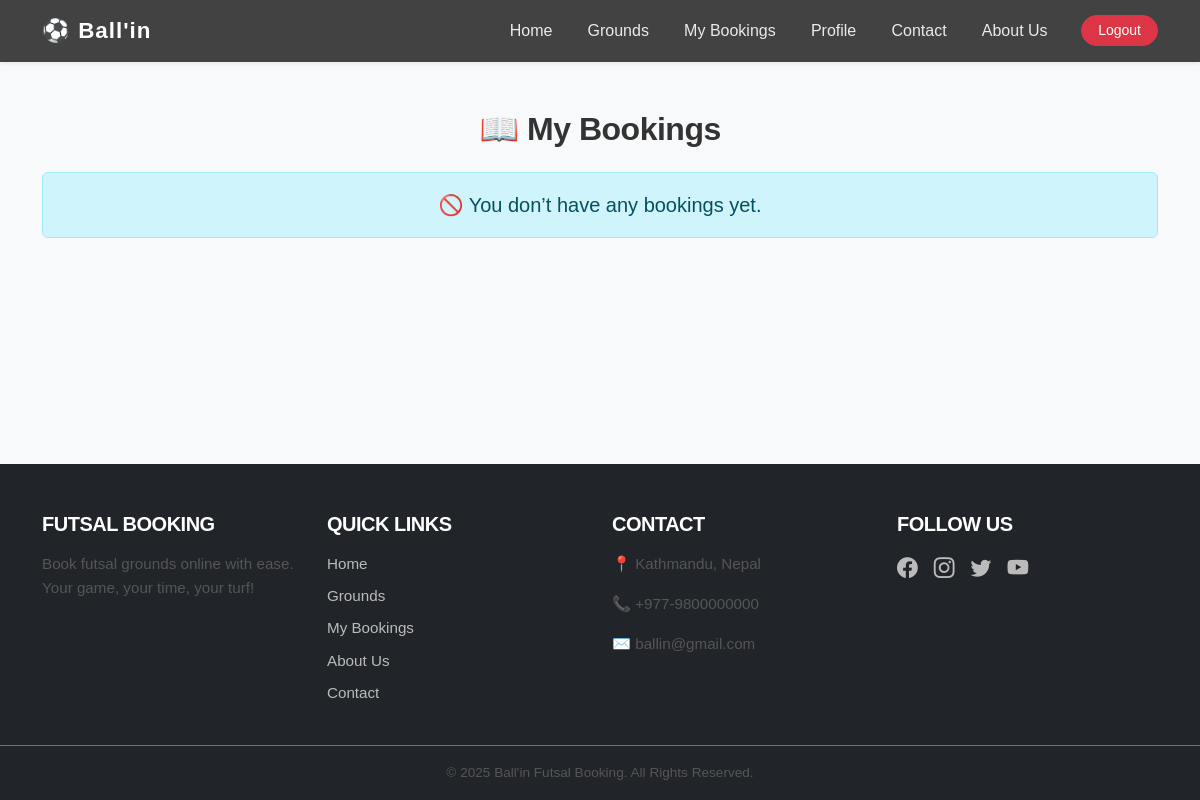
Page /mybookings/ (signed in) on the earlier database version.
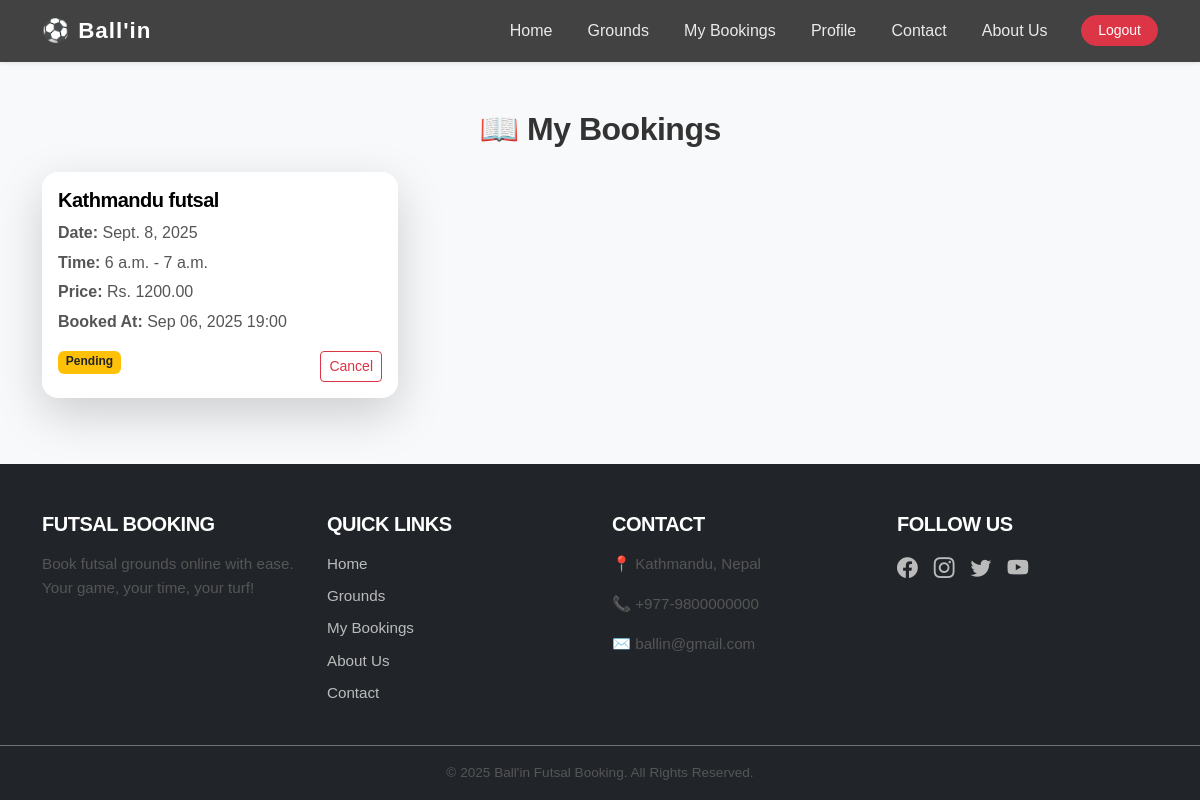
Same page on the later database version.
### bookings/models.py (models this page shows, shortened)
class Book(models.Model):
    user = models.ForeignKey(User, on_delete=models.CASCADE)
    ground = models.ForeignKey(Grounds, on_delete=models.CASCADE)
    date = models.DateField()
    start_time = models.TimeField()
    end_time = models.TimeField()
    status = models.CharField(max_length=100, choices= STATUS_CHOICE, default='pending')
    price = models.DecimalField(max_digits=8, decimal_places=2)
    booked_at  = models.DateTimeField(auto_now_add = True)

### grounds/models.py (models this page shows, shortened)
class Grounds(models.Model):
    ground_name = models.CharField(max_length=60, null=False)
    location_name = models.CharField(max_length=100, blank=False, null=False)
    size = models.CharField(max_length=40)
    price_per_hour = models.DecimalField(max_digits=12, decimal_places=2)
    description = models.TextField(max_length=1000)
    is_active = models.BooleanField(default=True)
    is_featured = models.BooleanField(default=False)
    photo = models.ImageField(upload_to='ground/',null = True)
    class Meta:
        verbose_name_plural = 'Grounds'

### bookings/views.py (the view)
# urls.py: path('mybookings/', views.mybookings, name = "mybookings"),
@login_required(login_url = 'login')
def mybookings(request):
    mybookings = Book.objects.filter(user = request.user)
    context = {
        'mybookings':mybookings,
    }
    return render(request,"mybookings.html",context)

### templates/mybookings.html (shortened to what this page needs)
{% extends 'base/base.html' %}
{% load static %}
{% block content %}
<div class="container my-5">
    <h2 class="text-center mb-4 fw-bold">📖 My Bookings</h2>
    {% if mybookings %}
        <div class="row g-4">
            {% for mybooking in mybookings %}
                <div class="col-md-6 col-lg-4">
                    <div class="card shadow-lg border-0 rounded-4 h-100">
                        <div class="card-body d-flex flex-column">
                            <h5 class="card-title fw-bold text-black">{{ mybooking.ground.ground_name }}</h5>
                            <p class="mb-1"><strong>Date:</strong> {{ mybooking.date }}</p>
                            <p class="mb-1"><strong>Time:</strong> {{ mybooking.start_time }} - {{ mybooking.end_time }}</p>
                            <p class="mb-1"><strong>Price:</strong> Rs. {{ mybooking.price }}</p>
                            <p class="mb-3"><strong>Booked At:</strong> {{ mybooking.booked_at|date:"M d, Y H:i" }}</p>
                                <div class="d-flex justify-content-between">
                                {% if mybooking.status == "pending" %}
                                    <span class="badge bg-warning text-dark mb-2">Pending</span>
                                {% elif mybooking.status == "confirmed" %}
                                    <span class="badge bg-success mb-2">Confirmed</span>
                                {% elif mybooking.status == "cancelled" %}
                                    <span class="badge bg-danger mb-2">Cancelled</span>
                                {% else %}
                                    <span class="badge bg-secondary mb-2">{{ mybooking.status }}</span>
                                {% endif %}
                                    {% if mybooking.status != "cancelled" %}
                                        <a href="{% url 'cancel_booking' mybooking.pk %}" class="btn btn-sm btn-outline-danger">
                                            Cancel
                                        </a>
                                    {% endif %}
                                </div>
                            </div>
                        </div>
                    </div>
                </div>
            {% endfor %}
        </div>
    {% else %}
        <div class="alert alert-info text-center fs-5" role="alert">
            🚫 You don’t have any bookings yet.
        </div>
    {% endif %}
</div>
{% endblock %}

Differences in the rows shown:
added Book: ground.ground_name "Kathmandu futsal", date "Sept. 8, 2025", start_time "6 a.m.", end_time "7 a.m.", price "1200.00", booked_at "Sep 06, 2025 19:00", status "Pending"
Other differences:
text no longer shown: "🚫 You don’t have any bookings yet."
